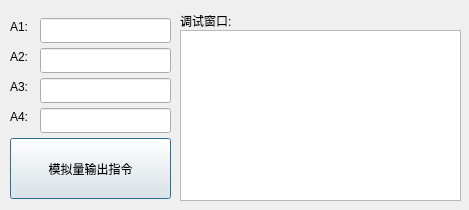
<?xml version="1.0" encoding="UTF-8"?>
<ui version="4.0">
 <class>keyaoutDlg</class>
 <widget class="QDialog" name="keyaoutDlg">
  <property name="geometry">
   <rect>
    <x>0</x>
    <y>0</y>
    <width>469</width>
    <height>210</height>
   </rect>
  </property>
  <property name="windowTitle">
   <string>Dialog</string>
  </property>
  <widget class="QLabel" name="label">
   <property name="geometry">
    <rect>
     <x>10</x>
     <y>18</y>
     <width>21</width>
     <height>17</height>
    </rect>
   </property>
   <property name="text">
    <string>A1:</string>
   </property>
  </widget>
  <widget class="QLineEdit" name="A1lineEdit">
   <property name="geometry">
    <rect>
     <x>40</x>
     <y>18</y>
     <width>131</width>
     <height>25</height>
    </rect>
   </property>
  </widget>
  <widget class="QLabel" name="label_2">
   <property name="geometry">
    <rect>
     <x>10</x>
     <y>48</y>
     <width>21</width>
     <height>17</height>
    </rect>
   </property>
   <property name="text">
    <string>A2:</string>
   </property>
  </widget>
  <widget class="QLineEdit" name="A2lineEdit">
   <property name="geometry">
    <rect>
     <x>40</x>
     <y>48</y>
     <width>131</width>
     <height>25</height>
    </rect>
   </property>
  </widget>
  <widget class="QLabel" name="label_3">
   <property name="geometry">
    <rect>
     <x>10</x>
     <y>78</y>
     <width>21</width>
     <height>17</height>
    </rect>
   </property>
   <property name="text">
    <string>A3:</string>
   </property>
  </widget>
  <widget class="QLineEdit" name="A3lineEdit">
   <property name="geometry">
    <rect>
     <x>40</x>
     <y>78</y>
     <width>131</width>
     <height>25</height>
    </rect>
   </property>
  </widget>
  <widget class="QLabel" name="label_4">
   <property name="geometry">
    <rect>
     <x>10</x>
     <y>108</y>
     <width>21</width>
     <height>17</height>
    </rect>
   </property>
   <property name="text">
    <string>A4:</string>
   </property>
  </widget>
  <widget class="QLineEdit" name="A4lineEdit">
   <property name="geometry">
    <rect>
     <x>40</x>
     <y>108</y>
     <width>131</width>
     <height>25</height>
    </rect>
   </property>
  </widget>
  <widget class="QTextBrowser" name="record">
   <property name="geometry">
    <rect>
     <x>180</x>
     <y>30</y>
     <width>281</width>
     <height>171</height>
    </rect>
   </property>
  </widget>
  <widget class="QPushButton" name="AoutputBtn">
   <property name="geometry">
    <rect>
     <x>10</x>
     <y>138</y>
     <width>161</width>
     <height>61</height>
    </rect>
   </property>
   <property name="text">
    <string>模拟量输出指令</string>
   </property>
  </widget>
  <widget class="QLabel" name="label_5">
   <property name="geometry">
    <rect>
     <x>180</x>
     <y>12</y>
     <width>67</width>
     <height>17</height>
    </rect>
   </property>
   <property name="text">
    <string>调试窗口:</string>
   </property>
  </widget>
 </widget>
 <resources/>
 <connections/>
</ui>
